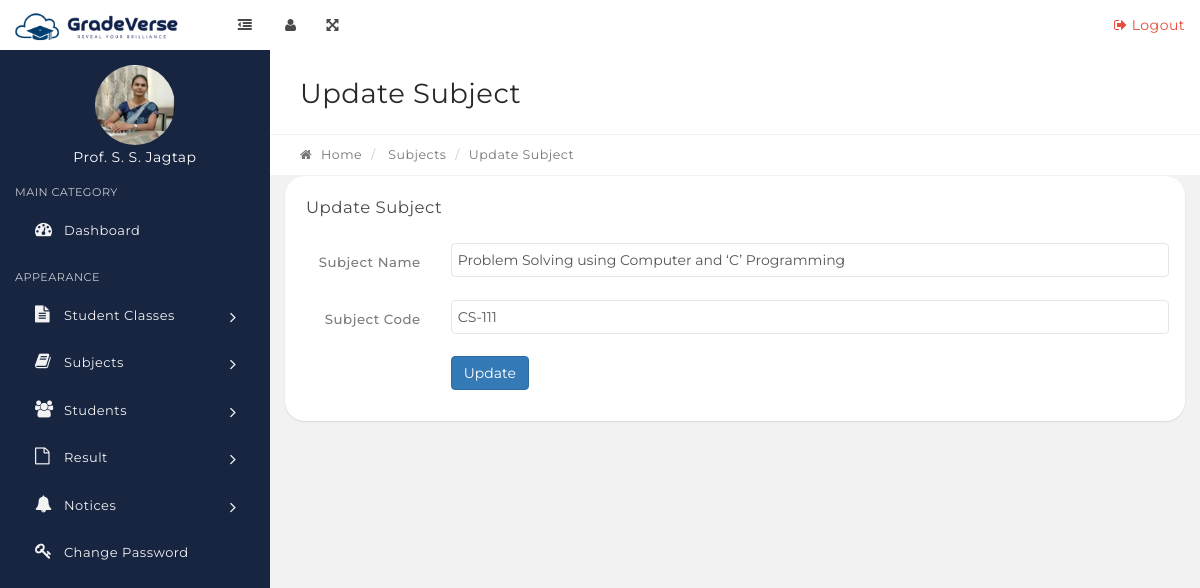
Screenshot of /GradeVerse/edit-subject.php?subjectid=7 with the database file from the repository.
### tables this page shows
CREATE TABLE `tblsubjects` (
  `id` int(11) NOT NULL,
  `SubjectName` varchar(100) NOT NULL,
  `SubjectCode` varchar(100) DEFAULT NULL,
  `Creationdate` timestamp NULL DEFAULT current_timestamp(),
  `UpdationDate` timestamp NULL DEFAULT NULL
);

### GradeVerse/edit-subject.php (the view, shortened to what this page needs)
<?php
include('includes/config.php');
if(strlen($_SESSION['alogin'])=="")
    {
    header("Location: index.php");
    }
    else{
?>
  <?php include('includes/topbar.php');?>
            <div class="content-wrapper">
                <div class="content-container">
                   <?php include('includes/leftbar.php');?>
                    <div class="main-page">
                     <div class="container-fluid">
                            <div class="row page-title-div">
                                <div class="col-md-6">
                                    <h2 class="title">Update Subject</h2>
                                </div>
                            </div>
                            <div class="row breadcrumb-div">
                                <div class="col-md-6">
                                    <ul class="breadcrumb">
                                        <li><a href="dashboard.php"><i class="fa fa-home"></i> Home</a></li>
                                        <li> Subjects</li>
                                        <li class="active">Update Subject</li>
                                    </ul>
                                </div>
                            </div>
                        </div>
                        <div class="container-fluid">
                        <div class="row">
                                    <div class="col-md-12">
                                        <div class="panel">
                                            <div class="panel-heading">
                                                <div class="panel-title">
                                                    <h5>Update Subject</h5>
                                                </div>
                                            </div>
                                            <div class="panel-body">
                                                <form class="form-horizontal" method="post">
 <?php
$sid=intval($_GET['subjectid']);
$sql = "SELECT * from tblsubjects where id=:sid";
$query = $dbh->prepare($sql);
$query->bindParam(':sid',$sid,PDO::PARAM_STR);
$query->execute();
$results=$query->fetchAll(PDO::FETCH_OBJ);
if($query->rowCount() > 0)
{
foreach($results as $result)
{   ?>
                                                    <div class="form-group">
                                                        <label for="default" class="col-sm-2 control-label">Subject Name</label>
                                                        <div class="col-sm-10">
 <input type="text" name="subjectname" value="<?php echo htmlentities($result->SubjectName);?>" class="form-control" id="default" placeholder="Subject Name" required="required">
                                                        </div>
                                                    </div>
<div class="form-group">
                                                        <label for="default" class="col-sm-2 control-label">Subject Code</label>
                                                        <div class="col-sm-10">
 <input type="text" name="subjectcode" class="form-control" value="<?php echo htmlentities($result->SubjectCode);?>"  id="default" placeholder="Subject Code" required="required">
                                                        </div>
                                                    </div>
                                                    <?php }} ?>
                                                    <div class="form-group">
                                                        <div class="col-sm-offset-2 col-sm-10">
                                                            <button type="submit" name="Update" class="btn btn-primary">Update</button>
                                                        </div>
                                                    </div>
                                                </form>
                                            </div>
                                        </div>
                                    </div>
                                </div>
                    </div>
                </div>
            </div>
<?php include('includes/footer.php');?>
<?PHP } ?>

### rows the page displays
tblsubjects: subjectname "Problem Solving using Computer and ‘C’ Programming", subjectcode "CS-111"
